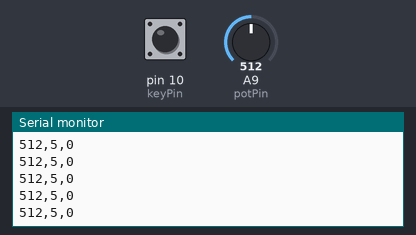
The sketch below on a simulated Arduino Mega 2560, built with avr-gcc and run on an emulated ATmega2560. Shown: the last lines printed to the serial monitor. The inputs (shaded band) are chosen by the test bench; at power-on: A9 (potPin) = 512, pin 10 (keyPin) HIGH.

Above: at 3.7 s.
3.8 s: A9 (potPin) set to 104
At 4.3 s:
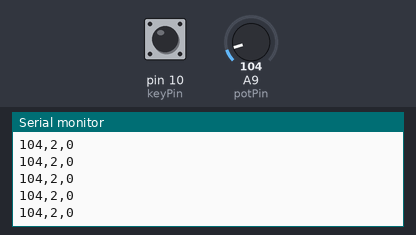
5.3 s: A9 (potPin) set to 95
At 6.1 s:
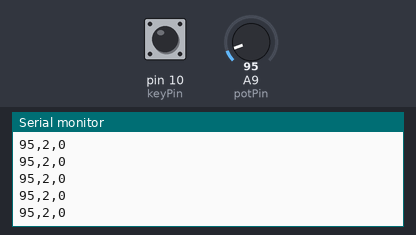
Timing chart, 0 to 8.3 s (numbered marks = the images above; inputs shaded):
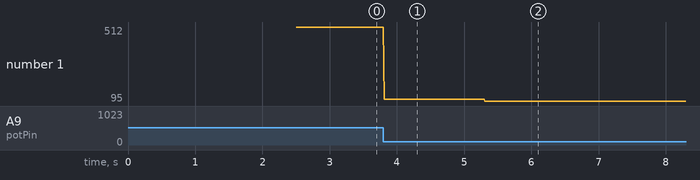

Measured:
- after the input at 3.8 s, the serial monitor: prints a new line at once (image 1)
- after the input at 5.3 s, the serial monitor: prints a new line at once (image 2)
- plotted number 1: 512 → 104 after the input at 3.8 s, 104 → 95 after the input at 5.3 s

The sketch:

adapt-o-matic.ino
```cpp
// ./arduino-cli compile -b arduino:avr:micro adapt-o-matic --upload --port /dev/cu.usbmodemHIDPC1
/* ----- USB -----
 * 1          RAW *
 * 0          GND *
 * GND        RST *
 * GND        VCC *
 * 2          21  *
 * 3          20  *
 * 4          19  *
 * 5          18  *
 * 6          15  *
 * 7          14  *
 * 8          16  *
 * 9          10  *
 */
struct Step {
  int ledPin;
  int requiredPotValue;
};
const int numSteps = 11;
const Step steps[numSteps] = {
  { 14, 0 },
  { 15, 13 },
  { 18, 139 },
  { 19, 260 },
  { 20, 375 },
  { 2, 515 },
  { 3, 640 },
  { 4, 750 },
  { 5, 865 },
  { 6, 1000 },
  { 7, 1023 }
};
const int keyPin = 10;
const int potPin = A9;
void setup() {
  Serial.begin(9600);
  setPinModes();
  startupDance();
}
void setPinModes() {
  pinMode(keyPin, INPUT_PULLUP);
  for (int i = 0; i < numSteps; i++) {
    pinMode(steps[i].ledPin, OUTPUT);
  }
}
void startupDance() {
  for (int i = 0; i < numSteps; i++) {
    digitalWrite(steps[i].ledPin, HIGH);
    delay(100);
  }
  delay(300);
  for (int i = numSteps; i > 0; i--) {
    digitalWrite(steps[i].ledPin, LOW);
    delay(100);
  }
}
void loop() {
  int sensorValue = analogRead(potPin);
  int isKeyDisabled = digitalRead(keyPin);
  int activeStep = 0;
  for (int i = 0; i < numSteps; i++) {
    int requiredValue = steps[i].requiredPotValue;
    if (sensorValue >= requiredValue) {
      activeStep = i;
      if (i < numSteps - 1 || isKeyDisabled == false)  {
        digitalWrite(steps[i].ledPin, HIGH);
      } else {
        digitalWrite(steps[i].ledPin, LOW);
      }
    } else {
      digitalWrite(steps[i].ledPin, LOW);
    }
  }
  Serial.println(String(sensorValue) + "," + String(activeStep + 1) + "," + String(isKeyDisabled == false));
  delay(10);
}
```
